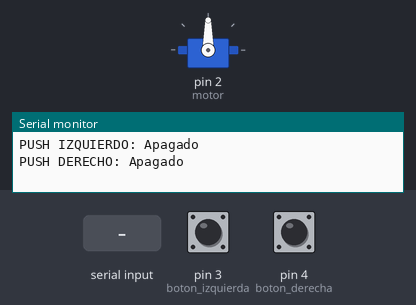
The sketch below on a simulated Arduino Uno, built with avr-gcc and run on an emulated ATmega328P. Parts: servo, the last lines printed to the serial monitor. The inputs (shaded band) are chosen by the test bench; at power-on: pin 4 (boton_derecha) HIGH, pin 3 (boton_izquierda) HIGH.

Above: at 2.2 s.
2.3 s: "0" received over Serial
At 4.2 s:
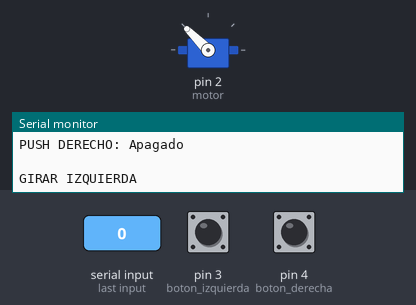
6.3 s: pin 4 (boton_derecha) pulled LOW for 3.2 s
At 7.8 s:
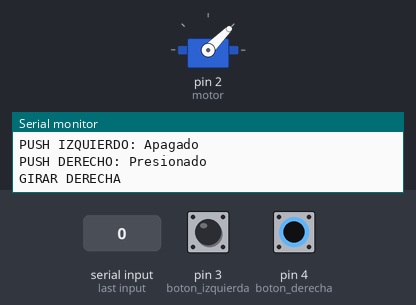
12.4 s: pin 3 (boton_izquierda) pulled LOW for 1 s
At 14.4 s:
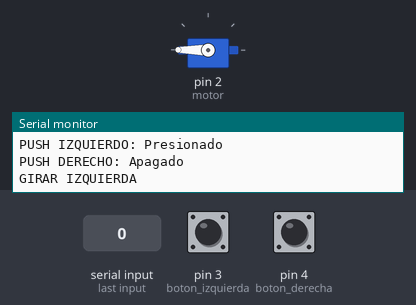
15.0 s: pin 3 (boton_izquierda) pulled LOW for 3.2 s
At 17.3 s:
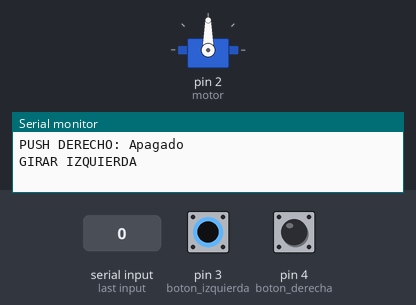
Timing chart, 0 to 21.0 s (numbered marks = the images above; inputs shaded):
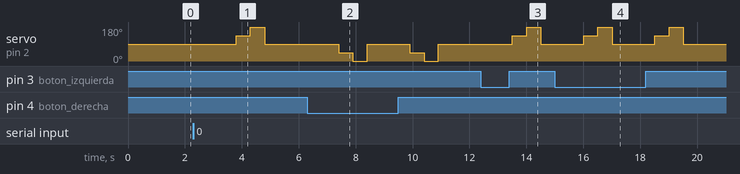

Measured:
- after the input at 2.3 s, servo on pin 2 (motor): 90° → 135° after 1.5 s, → 180° 0.50 s later, → 90° 0.50 s later
- after the input at 6.3 s, servo on pin 2 (motor): 90° → 45° after 1.1 s, → 0° 0.50 s later, → 90° 0.50 s later, → 45° 1.5 s later, … (6 changes in this stretch)
- after the input at 12.4 s, servo on pin 2 (motor): 90° → 135° after 1.1 s, → 180° 0.50 s later, → 90° 0.50 s later
- after the input at 15.0 s, servo on pin 2 (motor): 90° → 135° after 1.0 s, → 180° 0.50 s later, → 90° 0.50 s later, → 135° 1.5 s later, … (6 changes in this stretch)

The sketch:

lab10.ino
```cpp
#include <Servo.h> //Libreria del servomotor

//Pines digitales
int boton_izquierda = 3;
int boton_derecha = 4;

//Objeto del servomotor
Servo motor;

//Variable del monitor serial
int monitor;

//Variable del servomotor
int posicion =0;

void setup()
{
  //Pines de entrada
  pinMode(boton_izquierda, INPUT_PULLUP);//Resistencia PULL-UP del arduino
  pinMode(boton_derecha, INPUT_PULLUP);
  //Pin del servomotor
  motor.attach(2);
  //Iniciar baudios
  Serial.begin(9600);
}

void loop()
{
  Serial.println(" ");
  delay(1000);
    //Programar botones
    int valor_izquierda = 0;
    valor_izquierda = digitalRead(boton_izquierda);
    int valor_derecha = 0;
    valor_derecha = digitalRead(boton_derecha);

  //Mostrar valores de los push botons
    Serial.print("PUSH IZQUIERDO: ");
    if(valor_izquierda == 0)
    {
      Serial.println("Presionado");
    }
    else
    {
      Serial.println("Apagado");
    }
    Serial.print("PUSH DERECHO: ");
    if(valor_derecha == 0)
    {
      Serial.println("Presionado");
    }
    else
    {
      Serial.println("Apagado");
    }
        /*
          1 = LOW
          0 = HIGH
        */

    // Mover hacia izquierda
  if (valor_izquierda == LOW) // Botón presionado
  {
    Serial.println("GIRAR IZQUIERDA");
    for (posicion = 90; posicion <= 180; posicion += 45)
    {
      motor.write(posicion);
      delay(500);
    }
    posicion = 90;
    motor.write(posicion);
  }

  // Mover hacia derecha
  if (valor_derecha == LOW) // Botón presionado
  {
    Serial.println("GIRAR DERECHA");
    for (posicion = 90; posicion >= 0; posicion -= 45)
    {
      motor.write(posicion);
      delay(500);
    }
    posicion = 90;
    motor.write(posicion);
  }

  // BOTONES APAGADOS
  if (valor_derecha == HIGH && valor_izquierda == HIGH)
  {
    posicion = 90;
    motor.write(posicion);
    Serial.println(" ");
    delay(100);
  }


  //Lectura del monitor serial
  if(Serial.available()>0)
  {
    //Leer el monitor serial
    monitor = Serial.read();
    //Mover hacia izquierda
    if((monitor == '0'))
    {
      Serial.println("GIRAR IZQUIERDA");
      for(posicion=90; posicion<=180; posicion+=45)
      {
        motor.write(posicion);
        delay(500);
      }
      posicion = 90;
      motor.write(posicion);
    }
    //Mover hacia derecha
    if((monitor == '1'))
    {
      Serial.println("GIRAR DERECHA");
      for(posicion =90; posicion>=0; posicion-=45)
      {
        motor.write(posicion);
        delay(500);
      }
      posicion = 90;
      motor.write(posicion);
    }
  }
}
```
